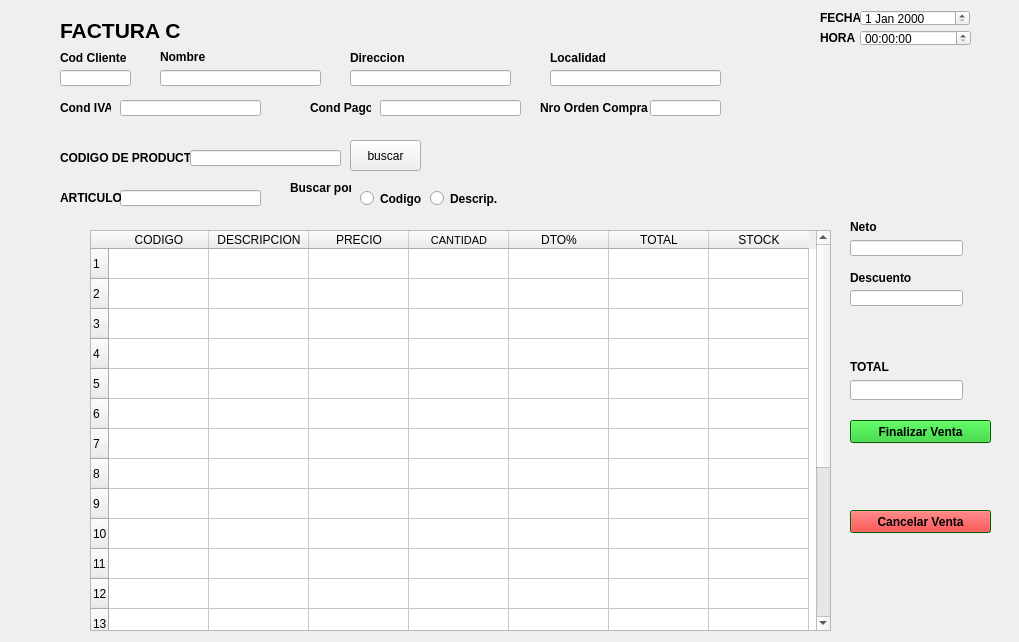
<?xml version="1.0" encoding="UTF-8"?>
<ui version="4.0">
 <class>venta</class>
 <widget class="QWidget" name="venta">
  <property name="geometry">
   <rect>
    <x>0</x>
    <y>0</y>
    <width>1019</width>
    <height>642</height>
   </rect>
  </property>
  <property name="windowTitle">
   <string>Form</string>
  </property>
  <widget class="QLabel" name="codcliente">
   <property name="geometry">
    <rect>
     <x>60</x>
     <y>50</y>
     <width>71</width>
     <height>16</height>
    </rect>
   </property>
   <property name="font">
    <font>
     <weight>75</weight>
     <bold>true</bold>
    </font>
   </property>
   <property name="text">
    <string>Cod Cliente</string>
   </property>
  </widget>
  <widget class="QLineEdit" name="edit_articulo">
   <property name="geometry">
    <rect>
     <x>120</x>
     <y>190</y>
     <width>141</width>
     <height>16</height>
    </rect>
   </property>
  </widget>
  <widget class="QLineEdit" name="lineEdit_descuento">
   <property name="geometry">
    <rect>
     <x>850</x>
     <y>290</y>
     <width>113</width>
     <height>16</height>
    </rect>
   </property>
  </widget>
  <widget class="QLabel" name="descuento">
   <property name="geometry">
    <rect>
     <x>850</x>
     <y>270</y>
     <width>71</width>
     <height>16</height>
    </rect>
   </property>
   <property name="font">
    <font>
     <weight>75</weight>
     <bold>true</bold>
    </font>
   </property>
   <property name="text">
    <string>Descuento</string>
   </property>
  </widget>
  <widget class="QLabel" name="fecha">
   <property name="geometry">
    <rect>
     <x>820</x>
     <y>10</y>
     <width>41</width>
     <height>16</height>
    </rect>
   </property>
   <property name="font">
    <font>
     <weight>75</weight>
     <bold>true</bold>
    </font>
   </property>
   <property name="text">
    <string>FECHA</string>
   </property>
  </widget>
  <widget class="QLabel" name="condpago">
   <property name="geometry">
    <rect>
     <x>310</x>
     <y>100</y>
     <width>61</width>
     <height>16</height>
    </rect>
   </property>
   <property name="font">
    <font>
     <weight>75</weight>
     <bold>true</bold>
    </font>
   </property>
   <property name="text">
    <string>Cond Pago</string>
   </property>
  </widget>
  <widget class="QLabel" name="buscapor">
   <property name="geometry">
    <rect>
     <x>290</x>
     <y>180</y>
     <width>61</width>
     <height>16</height>
    </rect>
   </property>
   <property name="font">
    <font>
     <weight>75</weight>
     <bold>true</bold>
    </font>
   </property>
   <property name="text">
    <string>Buscar por</string>
   </property>
  </widget>
  <widget class="QLabel" name="articulo">
   <property name="geometry">
    <rect>
     <x>60</x>
     <y>190</y>
     <width>61</width>
     <height>16</height>
    </rect>
   </property>
   <property name="font">
    <font>
     <weight>75</weight>
     <bold>true</bold>
    </font>
   </property>
   <property name="text">
    <string>ARTICULO</string>
   </property>
  </widget>
  <widget class="QTableWidget" name="tableWidget">
   <property name="geometry">
    <rect>
     <x>90</x>
     <y>230</y>
     <width>741</width>
     <height>401</height>
    </rect>
   </property>
   <row>
    <property name="text">
     <string>1</string>
    </property>
   </row>
   <row>
    <property name="text">
     <string>2</string>
    </property>
   </row>
   <row>
    <property name="text">
     <string>3</string>
    </property>
   </row>
   <row>
    <property name="text">
     <string>4</string>
    </property>
   </row>
   <row>
    <property name="text">
     <string>5</string>
    </property>
   </row>
   <row>
    <property name="text">
     <string>6</string>
    </property>
   </row>
   <row>
    <property name="text">
     <string>7</string>
    </property>
   </row>
   <row>
    <property name="text">
     <string>8</string>
    </property>
   </row>
   <row>
    <property name="text">
     <string>9</string>
    </property>
   </row>
   <row>
    <property name="text">
     <string>10</string>
    </property>
   </row>
   <row>
    <property name="text">
     <string>11</string>
    </property>
   </row>
   <row>
    <property name="text">
     <string>12</string>
    </property>
   </row>
   <row>
    <property name="text">
     <string>13</string>
    </property>
   </row>
   <row>
    <property name="text">
     <string>14</string>
    </property>
   </row>
   <row>
    <property name="text">
     <string>15</string>
    </property>
   </row>
   <row>
    <property name="text">
     <string>16</string>
    </property>
   </row>
   <row>
    <property name="text">
     <string>17</string>
    </property>
   </row>
   <row>
    <property name="text">
     <string>18</string>
    </property>
   </row>
   <row>
    <property name="text">
     <string>19</string>
    </property>
   </row>
   <row>
    <property name="text">
     <string>20</string>
    </property>
   </row>
   <column>
    <property name="text">
     <string>CODIGO</string>
    </property>
   </column>
   <column>
    <property name="text">
     <string>DESCRIPCION</string>
    </property>
   </column>
   <column>
    <property name="text">
     <string>PRECIO</string>
    </property>
   </column>
   <column>
    <property name="text">
     <string>CANTIDAD</string>
    </property>
    <property name="font">
     <font>
      <pointsize>8</pointsize>
      <kerning>true</kerning>
     </font>
    </property>
   </column>
   <column>
    <property name="text">
     <string>DTO%</string>
    </property>
   </column>
   <column>
    <property name="text">
     <string>TOTAL</string>
    </property>
   </column>
   <column>
    <property name="text">
     <string>STOCK</string>
    </property>
   </column>
  </widget>
  <widget class="QTimeEdit" name="edit_hora">
   <property name="geometry">
    <rect>
     <x>860</x>
     <y>30</y>
     <width>111</width>
     <height>16</height>
    </rect>
   </property>
  </widget>
  <widget class="QLabel" name="neto">
   <property name="geometry">
    <rect>
     <x>850</x>
     <y>220</y>
     <width>47</width>
     <height>13</height>
    </rect>
   </property>
   <property name="font">
    <font>
     <weight>75</weight>
     <bold>true</bold>
    </font>
   </property>
   <property name="text">
    <string>Neto</string>
   </property>
  </widget>
  <widget class="QLineEdit" name="edit_direccion">
   <property name="geometry">
    <rect>
     <x>350</x>
     <y>70</y>
     <width>161</width>
     <height>16</height>
    </rect>
   </property>
  </widget>
  <widget class="QPushButton" name="Botonbuscar">
   <property name="geometry">
    <rect>
     <x>350</x>
     <y>140</y>
     <width>71</width>
     <height>31</height>
    </rect>
   </property>
   <property name="text">
    <string>buscar</string>
   </property>
   <property name="icon">
    <iconset>
     <normaloff>../Imagenes/buscar.png</normaloff>../Imagenes/buscar.png</iconset>
   </property>
   <property name="iconSize">
    <size>
     <width>20</width>
     <height>20</height>
    </size>
   </property>
  </widget>
  <widget class="QPushButton" name="Botonfinalizar">
   <property name="geometry">
    <rect>
     <x>850</x>
     <y>420</y>
     <width>141</width>
     <height>23</height>
    </rect>
   </property>
   <property name="palette">
    <palette>
     <active>
      <colorrole role="WindowText">
       <brush brushstyle="SolidPattern">
        <color alpha="255">
         <red>0</red>
         <green>0</green>
         <blue>0</blue>
        </color>
       </brush>
      </colorrole>
      <colorrole role="Button">
       <brush brushstyle="SolidPattern">
        <color alpha="255">
         <red>27</red>
         <green>200</green>
         <blue>33</blue>
        </color>
       </brush>
      </colorrole>
      <colorrole role="Light">
       <brush brushstyle="SolidPattern">
        <color alpha="255">
         <red>128</red>
         <green>255</green>
         <blue>0</blue>
        </color>
       </brush>
      </colorrole>
      <colorrole role="Midlight">
       <brush brushstyle="SolidPattern">
        <color alpha="255">
         <red>106</red>
         <green>212</green>
         <blue>0</blue>
        </color>
       </brush>
      </colorrole>
      <colorrole role="Dark">
       <brush brushstyle="SolidPattern">
        <color alpha="255">
         <red>42</red>
         <green>85</green>
         <blue>0</blue>
        </color>
       </brush>
      </colorrole>
      <colorrole role="Mid">
       <brush brushstyle="SolidPattern">
        <color alpha="255">
         <red>56</red>
         <green>113</green>
         <blue>0</blue>
        </color>
       </brush>
      </colorrole>
      <colorrole role="Text">
       <brush brushstyle="SolidPattern">
        <color alpha="255">
         <red>0</red>
         <green>0</green>
         <blue>0</blue>
        </color>
       </brush>
      </colorrole>
      <colorrole role="BrightText">
       <brush brushstyle="SolidPattern">
        <color alpha="255">
         <red>255</red>
         <green>255</green>
         <blue>255</blue>
        </color>
       </brush>
      </colorrole>
      <colorrole role="ButtonText">
       <brush brushstyle="SolidPattern">
        <color alpha="255">
         <red>0</red>
         <green>0</green>
         <blue>0</blue>
        </color>
       </brush>
      </colorrole>
      <colorrole role="Base">
       <brush brushstyle="SolidPattern">
        <color alpha="255">
         <red>0</red>
         <green>128</green>
         <blue>0</blue>
        </color>
       </brush>
      </colorrole>
      <colorrole role="Window">
       <brush brushstyle="SolidPattern">
        <color alpha="255">
         <red>0</red>
         <green>128</green>
         <blue>0</blue>
        </color>
       </brush>
      </colorrole>
      <colorrole role="Shadow">
       <brush brushstyle="SolidPattern">
        <color alpha="255">
         <red>0</red>
         <green>0</green>
         <blue>0</blue>
        </color>
       </brush>
      </colorrole>
      <colorrole role="AlternateBase">
       <brush brushstyle="SolidPattern">
        <color alpha="255">
         <red>170</red>
         <green>212</green>
         <blue>127</blue>
        </color>
       </brush>
      </colorrole>
      <colorrole role="ToolTipBase">
       <brush brushstyle="SolidPattern">
        <color alpha="255">
         <red>255</red>
         <green>255</green>
         <blue>220</blue>
        </color>
       </brush>
      </colorrole>
      <colorrole role="ToolTipText">
       <brush brushstyle="SolidPattern">
        <color alpha="255">
         <red>0</red>
         <green>0</green>
         <blue>0</blue>
        </color>
       </brush>
      </colorrole>
     </active>
     <inactive>
      <colorrole role="WindowText">
       <brush brushstyle="SolidPattern">
        <color alpha="255">
         <red>0</red>
         <green>0</green>
         <blue>0</blue>
        </color>
       </brush>
      </colorrole>
      <colorrole role="Button">
       <brush brushstyle="SolidPattern">
        <color alpha="255">
         <red>27</red>
         <green>200</green>
         <blue>33</blue>
        </color>
       </brush>
      </colorrole>
      <colorrole role="Light">
       <brush brushstyle="SolidPattern">
        <color alpha="255">
         <red>128</red>
         <green>255</green>
         <blue>0</blue>
        </color>
       </brush>
      </colorrole>
      <colorrole role="Midlight">
       <brush brushstyle="SolidPattern">
        <color alpha="255">
         <red>106</red>
         <green>212</green>
         <blue>0</blue>
        </color>
       </brush>
      </colorrole>
      <colorrole role="Dark">
       <brush brushstyle="SolidPattern">
        <color alpha="255">
         <red>42</red>
         <green>85</green>
         <blue>0</blue>
        </color>
       </brush>
      </colorrole>
      <colorrole role="Mid">
       <brush brushstyle="SolidPattern">
        <color alpha="255">
         <red>56</red>
         <green>113</green>
         <blue>0</blue>
        </color>
       </brush>
      </colorrole>
      <colorrole role="Text">
       <brush brushstyle="SolidPattern">
        <color alpha="255">
         <red>0</red>
         <green>0</green>
         <blue>0</blue>
        </color>
       </brush>
      </colorrole>
      <colorrole role="BrightText">
       <brush brushstyle="SolidPattern">
        <color alpha="255">
         <red>255</red>
         <green>255</green>
         <blue>255</blue>
        </color>
       </brush>
      </colorrole>
      <colorrole role="ButtonText">
       <brush brushstyle="SolidPattern">
        <color alpha="255">
         <red>0</red>
         <green>0</green>
         <blue>0</blue>
        </color>
       </brush>
      </colorrole>
      <colorrole role="Base">
       <brush brushstyle="SolidPattern">
        <color alpha="255">
         <red>0</red>
         <green>128</green>
         <blue>0</blue>
        </color>
       </brush>
      </colorrole>
      <colorrole role="Window">
       <brush brushstyle="SolidPattern">
        <color alpha="255">
         <red>0</red>
         <green>128</green>
         <blue>0</blue>
        </color>
       </brush>
      </colorrole>
      <colorrole role="Shadow">
       <brush brushstyle="SolidPattern">
        <color alpha="255">
         <red>0</red>
         <green>0</green>
         <blue>0</blue>
        </color>
       </brush>
      </colorrole>
      <colorrole role="AlternateBase">
       <brush brushstyle="SolidPattern">
        <color alpha="255">
         <red>170</red>
         <green>212</green>
         <blue>127</blue>
        </color>
       </brush>
      </colorrole>
      <colorrole role="ToolTipBase">
       <brush brushstyle="SolidPattern">
        <color alpha="255">
         <red>255</red>
         <green>255</green>
         <blue>220</blue>
        </color>
       </brush>
      </colorrole>
      <colorrole role="ToolTipText">
       <brush brushstyle="SolidPattern">
        <color alpha="255">
         <red>0</red>
         <green>0</green>
         <blue>0</blue>
        </color>
       </brush>
      </colorrole>
     </inactive>
     <disabled>
      <colorrole role="WindowText">
       <brush brushstyle="SolidPattern">
        <color alpha="255">
         <red>248</red>
         <green>234</green>
         <blue>90</blue>
        </color>
       </brush>
      </colorrole>
      <colorrole role="Button">
       <brush brushstyle="SolidPattern">
        <color alpha="255">
         <red>27</red>
         <green>200</green>
         <blue>33</blue>
        </color>
       </brush>
      </colorrole>
      <colorrole role="Light">
       <brush brushstyle="SolidPattern">
        <color alpha="255">
         <red>128</red>
         <green>255</green>
         <blue>0</blue>
        </color>
       </brush>
      </colorrole>
      <colorrole role="Midlight">
       <brush brushstyle="SolidPattern">
        <color alpha="255">
         <red>106</red>
         <green>212</green>
         <blue>0</blue>
        </color>
       </brush>
      </colorrole>
      <colorrole role="Dark">
       <brush brushstyle="SolidPattern">
        <color alpha="255">
         <red>42</red>
         <green>85</green>
         <blue>0</blue>
        </color>
       </brush>
      </colorrole>
      <colorrole role="Mid">
       <brush brushstyle="SolidPattern">
        <color alpha="255">
         <red>56</red>
         <green>113</green>
         <blue>0</blue>
        </color>
       </brush>
      </colorrole>
      <colorrole role="Text">
       <brush brushstyle="SolidPattern">
        <color alpha="255">
         <red>248</red>
         <green>234</green>
         <blue>90</blue>
        </color>
       </brush>
      </colorrole>
      <colorrole role="BrightText">
       <brush brushstyle="SolidPattern">
        <color alpha="255">
         <red>255</red>
         <green>255</green>
         <blue>255</blue>
        </color>
       </brush>
      </colorrole>
      <colorrole role="ButtonText">
       <brush brushstyle="SolidPattern">
        <color alpha="255">
         <red>248</red>
         <green>234</green>
         <blue>90</blue>
        </color>
       </brush>
      </colorrole>
      <colorrole role="Base">
       <brush brushstyle="SolidPattern">
        <color alpha="255">
         <red>0</red>
         <green>128</green>
         <blue>0</blue>
        </color>
       </brush>
      </colorrole>
      <colorrole role="Window">
       <brush brushstyle="SolidPattern">
        <color alpha="255">
         <red>0</red>
         <green>128</green>
         <blue>0</blue>
        </color>
       </brush>
      </colorrole>
      <colorrole role="Shadow">
       <brush brushstyle="SolidPattern">
        <color alpha="255">
         <red>0</red>
         <green>0</green>
         <blue>0</blue>
        </color>
       </brush>
      </colorrole>
      <colorrole role="AlternateBase">
       <brush brushstyle="SolidPattern">
        <color alpha="255">
         <red>85</red>
         <green>170</green>
         <blue>0</blue>
        </color>
       </brush>
      </colorrole>
      <colorrole role="ToolTipBase">
       <brush brushstyle="SolidPattern">
        <color alpha="255">
         <red>255</red>
         <green>255</green>
         <blue>220</blue>
        </color>
       </brush>
      </colorrole>
      <colorrole role="ToolTipText">
       <brush brushstyle="SolidPattern">
        <color alpha="255">
         <red>0</red>
         <green>0</green>
         <blue>0</blue>
        </color>
       </brush>
      </colorrole>
     </disabled>
    </palette>
   </property>
   <property name="font">
    <font>
     <weight>75</weight>
     <bold>true</bold>
    </font>
   </property>
   <property name="text">
    <string>Finalizar Venta</string>
   </property>
   <property name="icon">
    <iconset>
     <normaloff>../Imagenes/png-transparent-green-grass-symbol-logo-dialog-box-accept-yellow-circle.png</normaloff>../Imagenes/png-transparent-green-grass-symbol-logo-dialog-box-accept-yellow-circle.png</iconset>
   </property>
  </widget>
  <widget class="QLineEdit" name="lineEdit_neto">
   <property name="geometry">
    <rect>
     <x>850</x>
     <y>240</y>
     <width>113</width>
     <height>16</height>
    </rect>
   </property>
  </widget>
  <widget class="QPushButton" name="Botoncancelar">
   <property name="geometry">
    <rect>
     <x>850</x>
     <y>510</y>
     <width>141</width>
     <height>23</height>
    </rect>
   </property>
   <property name="palette">
    <palette>
     <active>
      <colorrole role="WindowText">
       <brush brushstyle="SolidPattern">
        <color alpha="255">
         <red>248</red>
         <green>234</green>
         <blue>90</blue>
        </color>
       </brush>
      </colorrole>
      <colorrole role="Button">
       <brush brushstyle="SolidPattern">
        <color alpha="255">
         <red>255</red>
         <green>0</green>
         <blue>0</blue>
        </color>
       </brush>
      </colorrole>
      <colorrole role="Text">
       <brush brushstyle="SolidPattern">
        <color alpha="255">
         <red>248</red>
         <green>234</green>
         <blue>90</blue>
        </color>
       </brush>
      </colorrole>
      <colorrole role="ButtonText">
       <brush brushstyle="SolidPattern">
        <color alpha="255">
         <red>0</red>
         <green>0</green>
         <blue>0</blue>
        </color>
       </brush>
      </colorrole>
      <colorrole role="Base">
       <brush brushstyle="SolidPattern">
        <color alpha="255">
         <red>0</red>
         <green>128</green>
         <blue>0</blue>
        </color>
       </brush>
      </colorrole>
      <colorrole role="Window">
       <brush brushstyle="SolidPattern">
        <color alpha="255">
         <red>0</red>
         <green>128</green>
         <blue>0</blue>
        </color>
       </brush>
      </colorrole>
     </active>
     <inactive>
      <colorrole role="WindowText">
       <brush brushstyle="SolidPattern">
        <color alpha="255">
         <red>248</red>
         <green>234</green>
         <blue>90</blue>
        </color>
       </brush>
      </colorrole>
      <colorrole role="Button">
       <brush brushstyle="SolidPattern">
        <color alpha="255">
         <red>255</red>
         <green>0</green>
         <blue>0</blue>
        </color>
       </brush>
      </colorrole>
      <colorrole role="Text">
       <brush brushstyle="SolidPattern">
        <color alpha="255">
         <red>248</red>
         <green>234</green>
         <blue>90</blue>
        </color>
       </brush>
      </colorrole>
      <colorrole role="ButtonText">
       <brush brushstyle="SolidPattern">
        <color alpha="255">
         <red>0</red>
         <green>0</green>
         <blue>0</blue>
        </color>
       </brush>
      </colorrole>
      <colorrole role="Base">
       <brush brushstyle="SolidPattern">
        <color alpha="255">
         <red>0</red>
         <green>128</green>
         <blue>0</blue>
        </color>
       </brush>
      </colorrole>
      <colorrole role="Window">
       <brush brushstyle="SolidPattern">
        <color alpha="255">
         <red>0</red>
         <green>128</green>
         <blue>0</blue>
        </color>
       </brush>
      </colorrole>
     </inactive>
     <disabled>
      <colorrole role="WindowText">
       <brush brushstyle="SolidPattern">
        <color alpha="255">
         <red>248</red>
         <green>234</green>
         <blue>90</blue>
        </color>
       </brush>
      </colorrole>
      <colorrole role="Button">
       <brush brushstyle="SolidPattern">
        <color alpha="255">
         <red>255</red>
         <green>0</green>
         <blue>0</blue>
        </color>
       </brush>
      </colorrole>
      <colorrole role="Text">
       <brush brushstyle="SolidPattern">
        <color alpha="255">
         <red>248</red>
         <green>234</green>
         <blue>90</blue>
        </color>
       </brush>
      </colorrole>
      <colorrole role="ButtonText">
       <brush brushstyle="SolidPattern">
        <color alpha="255">
         <red>248</red>
         <green>234</green>
         <blue>90</blue>
        </color>
       </brush>
      </colorrole>
      <colorrole role="Base">
       <brush brushstyle="SolidPattern">
        <color alpha="255">
         <red>0</red>
         <green>128</green>
         <blue>0</blue>
        </color>
       </brush>
      </colorrole>
      <colorrole role="Window">
       <brush brushstyle="SolidPattern">
        <color alpha="255">
         <red>0</red>
         <green>128</green>
         <blue>0</blue>
        </color>
       </brush>
      </colorrole>
     </disabled>
    </palette>
   </property>
   <property name="font">
    <font>
     <weight>75</weight>
     <bold>true</bold>
    </font>
   </property>
   <property name="text">
    <string>Cancelar Venta</string>
   </property>
   <property name="icon">
    <iconset>
     <normaloff>../Imagenes/png-transparent-computer-icons-cancel-button-miscellaneous-trademark-internet.png</normaloff>../Imagenes/png-transparent-computer-icons-cancel-button-miscellaneous-trademark-internet.png</iconset>
   </property>
   <property name="iconSize">
    <size>
     <width>30</width>
     <height>15</height>
    </size>
   </property>
  </widget>
  <widget class="QLineEdit" name="lineEdit_total">
   <property name="geometry">
    <rect>
     <x>850</x>
     <y>380</y>
     <width>113</width>
     <height>20</height>
    </rect>
   </property>
  </widget>
  <widget class="QLineEdit" name="edit_codcliente">
   <property name="geometry">
    <rect>
     <x>60</x>
     <y>70</y>
     <width>71</width>
     <height>16</height>
    </rect>
   </property>
  </widget>
  <widget class="QLabel" name="codprod">
   <property name="geometry">
    <rect>
     <x>60</x>
     <y>150</y>
     <width>131</width>
     <height>16</height>
    </rect>
   </property>
   <property name="font">
    <font>
     <weight>75</weight>
     <bold>true</bold>
    </font>
   </property>
   <property name="text">
    <string>CODIGO DE PRODUCTO</string>
   </property>
  </widget>
  <widget class="QLineEdit" name="edit_ordencompra">
   <property name="geometry">
    <rect>
     <x>650</x>
     <y>100</y>
     <width>71</width>
     <height>16</height>
    </rect>
   </property>
  </widget>
  <widget class="QLabel" name="NroOrden">
   <property name="geometry">
    <rect>
     <x>540</x>
     <y>100</y>
     <width>111</width>
     <height>16</height>
    </rect>
   </property>
   <property name="font">
    <font>
     <weight>75</weight>
     <bold>true</bold>
    </font>
   </property>
   <property name="text">
    <string>Nro Orden Compra</string>
   </property>
  </widget>
  <widget class="QLineEdit" name="edit_condIVA">
   <property name="geometry">
    <rect>
     <x>120</x>
     <y>100</y>
     <width>141</width>
     <height>16</height>
    </rect>
   </property>
  </widget>
  <widget class="QLineEdit" name="lineEdit_codprod">
   <property name="geometry">
    <rect>
     <x>190</x>
     <y>150</y>
     <width>151</width>
     <height>16</height>
    </rect>
   </property>
  </widget>
  <widget class="QLabel" name="direccion">
   <property name="geometry">
    <rect>
     <x>350</x>
     <y>50</y>
     <width>61</width>
     <height>16</height>
    </rect>
   </property>
   <property name="font">
    <font>
     <weight>75</weight>
     <bold>true</bold>
    </font>
   </property>
   <property name="text">
    <string>Direccion</string>
   </property>
  </widget>
  <widget class="QLabel" name="total">
   <property name="geometry">
    <rect>
     <x>850</x>
     <y>360</y>
     <width>47</width>
     <height>13</height>
    </rect>
   </property>
   <property name="font">
    <font>
     <weight>75</weight>
     <bold>true</bold>
    </font>
   </property>
   <property name="text">
    <string>TOTAL</string>
   </property>
  </widget>
  <widget class="QLabel" name="localidad">
   <property name="geometry">
    <rect>
     <x>550</x>
     <y>50</y>
     <width>61</width>
     <height>16</height>
    </rect>
   </property>
   <property name="font">
    <font>
     <weight>75</weight>
     <bold>true</bold>
    </font>
   </property>
   <property name="text">
    <string>Localidad</string>
   </property>
  </widget>
  <widget class="QLineEdit" name="edit_nombre">
   <property name="geometry">
    <rect>
     <x>160</x>
     <y>70</y>
     <width>161</width>
     <height>16</height>
    </rect>
   </property>
  </widget>
  <widget class="QDateEdit" name="edit_fecha">
   <property name="geometry">
    <rect>
     <x>860</x>
     <y>10</y>
     <width>110</width>
     <height>16</height>
    </rect>
   </property>
  </widget>
  <widget class="QLineEdit" name="edit_condpago">
   <property name="geometry">
    <rect>
     <x>380</x>
     <y>100</y>
     <width>141</width>
     <height>16</height>
    </rect>
   </property>
  </widget>
  <widget class="QLabel" name="nombre">
   <property name="geometry">
    <rect>
     <x>160</x>
     <y>50</y>
     <width>47</width>
     <height>13</height>
    </rect>
   </property>
   <property name="font">
    <font>
     <weight>75</weight>
     <bold>true</bold>
    </font>
   </property>
   <property name="text">
    <string>Nombre</string>
   </property>
  </widget>
  <widget class="QLabel" name="condIVA">
   <property name="geometry">
    <rect>
     <x>60</x>
     <y>100</y>
     <width>51</width>
     <height>16</height>
    </rect>
   </property>
   <property name="font">
    <font>
     <weight>75</weight>
     <bold>true</bold>
    </font>
   </property>
   <property name="text">
    <string>Cond IVA</string>
   </property>
  </widget>
  <widget class="QLabel" name="label">
   <property name="geometry">
    <rect>
     <x>60</x>
     <y>20</y>
     <width>141</width>
     <height>21</height>
    </rect>
   </property>
   <property name="font">
    <font>
     <pointsize>16</pointsize>
     <weight>75</weight>
     <bold>true</bold>
    </font>
   </property>
   <property name="text">
    <string>FACTURA C</string>
   </property>
  </widget>
  <widget class="QRadioButton" name="CodradioButton">
   <property name="geometry">
    <rect>
     <x>360</x>
     <y>190</y>
     <width>82</width>
     <height>17</height>
    </rect>
   </property>
   <property name="font">
    <font>
     <weight>75</weight>
     <bold>true</bold>
    </font>
   </property>
   <property name="text">
    <string>Codigo</string>
   </property>
  </widget>
  <widget class="QLineEdit" name="edit_localidad">
   <property name="geometry">
    <rect>
     <x>550</x>
     <y>70</y>
     <width>171</width>
     <height>16</height>
    </rect>
   </property>
  </widget>
  <widget class="QRadioButton" name="descrip_radioButton">
   <property name="geometry">
    <rect>
     <x>430</x>
     <y>190</y>
     <width>82</width>
     <height>17</height>
    </rect>
   </property>
   <property name="font">
    <font>
     <weight>75</weight>
     <bold>true</bold>
    </font>
   </property>
   <property name="text">
    <string>Descrip.</string>
   </property>
  </widget>
  <widget class="QLabel" name="hora">
   <property name="geometry">
    <rect>
     <x>820</x>
     <y>30</y>
     <width>41</width>
     <height>16</height>
    </rect>
   </property>
   <property name="font">
    <font>
     <weight>75</weight>
     <bold>true</bold>
    </font>
   </property>
   <property name="text">
    <string>HORA</string>
   </property>
  </widget>
 </widget>
 <resources/>
 <connections/>
</ui>
